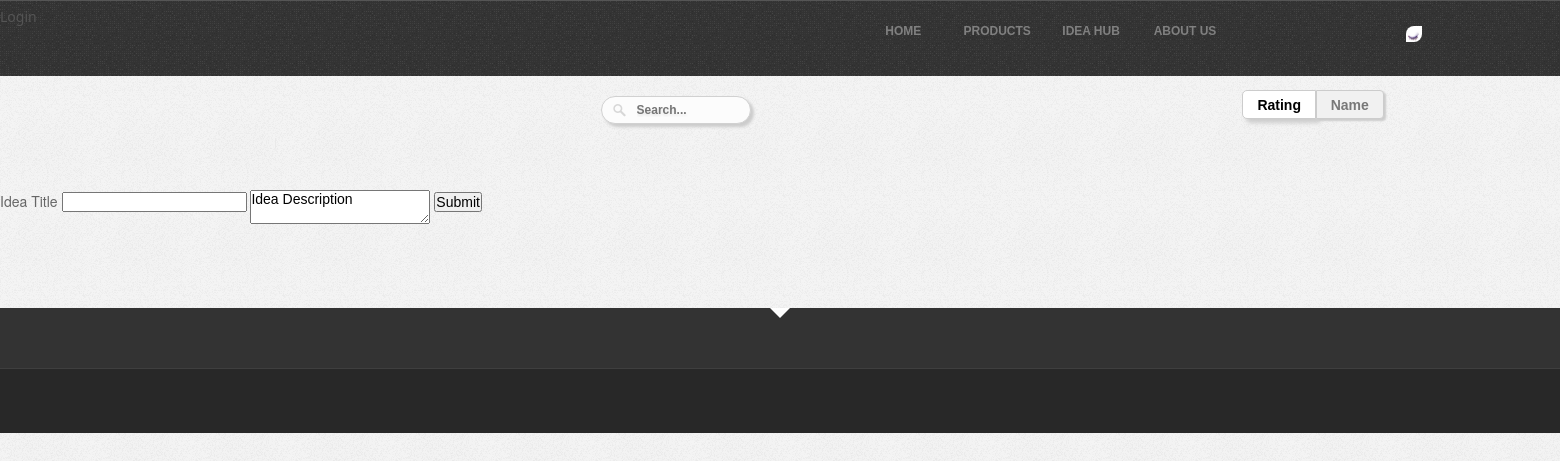
/idea_hub.php, run on an earlier commit of the app's database.
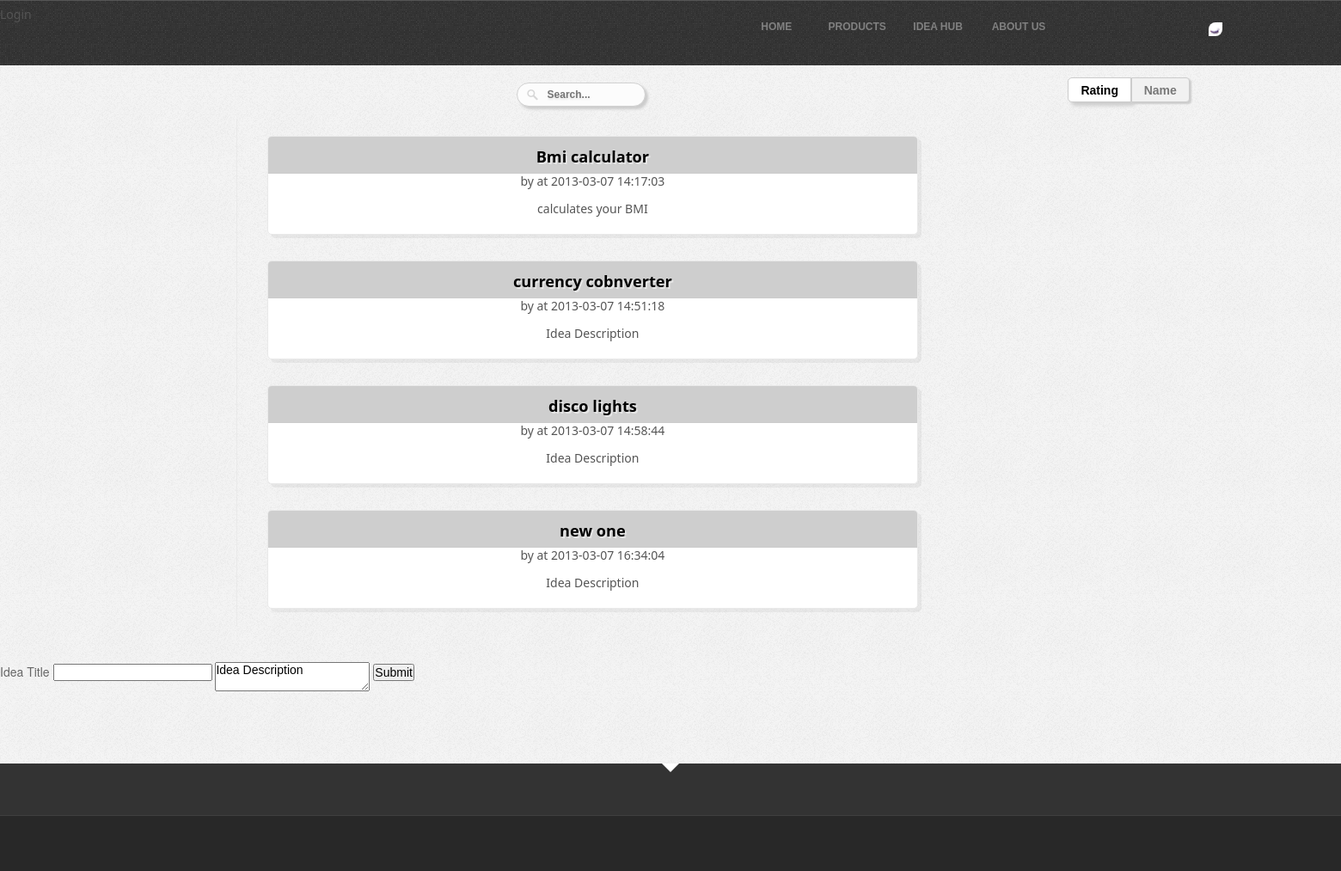
And on a later commit of the database.
### tables this page shows
CREATE TABLE IF NOT EXISTS `sp_ideas` (
  `idea_id` int(11) NOT NULL AUTO_INCREMENT,
  `idea_author_id` varchar(30) NOT NULL,
  `idea_title` varchar(200) NOT NULL,
  `idea_description` text NOT NULL,
  `idea_datetime` datetime NOT NULL,
  PRIMARY KEY (`idea_id`)
);

### includes/idea_hub_ideas.php (the view, shortened to what this page needs)
<link href="css/ui-lightness/jquery-ui-1.10.1.custom.css" rel="stylesheet">
<div id="filter_by_type">
    <form method="get" action="/search" id="search">
        <input name="q" type="text" size="40" placeholder="Search..."
               onfocus="this.placeholder = ''" onblur="this.placeholder = 'Search...'"
               id="search_box"
               style="-webkit-box-shadow: 3px 3px 3px #ccc;
               -moz-box-shadow: 3px 3px 3px #ccc;
               box-shadow: 3px 3px 3px #ccc;
               "/>
    </form>
</div>
<div id="radio">
    <form id="filter">
        <fieldset id="filter_by_sort">
            <input type="radio" id="radio4" name="sort" filters="sort" value="rating" checked="checked"/><label for="radio4"
                                                                                                                style="border-bottom-left-radius: 5px;
                                                                                                                border-top-left-radius: 5px;"
                                                                                                                >Rating</label>
            <input type="radio" id="radio5" name="sort" filters="sort" value="name"/><label for="radio5">Name</label>
        </fieldset>
</div>
<ul id="applications" class="image-grid clearfix ">
    <?php
    $query = "Select * from sp_ideas";
    $result = mysql_query($query);
    for ($i = 0; $row = mysql_fetch_array($result, MYSQL_NUM); $i++) {
        ?>
        <li data-id="id-<?php echo $i ?>" data-type="<?php echo 'idea' ?>">
            <a href="idea_desc.php?idea_id=<?php echo $row[0] ?>">
                <strong><?php echo $row[2] ?>
                </strong>
                <span class="idea_author">
                    by  <?php echo $row[1] ?>
                </span>
                <span class="idea_time">
                 at   <?php echo $row[4] ?>
                </span>
                <div class="product_desc"><?php echo $row[3] ?></span>
            </a>
        </li>
        <?php
    }
    ?>

### idea_hub.php (shortened to what this page needs)
<html lang="en">
    <head>
        <link rel="stylesheet" type="text/css" href="css/demo.css" />
        <link rel="stylesheet" type="text/css" href="css/demo.css" />
        <link rel="stylesheet" type="text/css" href="css/products_support_for_quicksand.css" />
        <link rel="stylesheet" type="text/css" href="css/style_alt.css" />
   </head>
<body>
	<?php include("includes/header.php");?>
    <div class="container">
	<?php   include("includes/idea_hub_ideas.php");  ?>
    </ul>
    <br/><br/><br/>
    <form action="handles/idea_handle.php" method="post">
        <label for="idea_title">Idea Title</label>
        <input type="text" name="idea_title" />
        <textarea name="idea">Idea Description</textarea>
        <input type="submit" name="idea_submit" />
    </form>
     </div>
    </body>
    	<?php 	include("includes/home_footer.php");	?>
    </html>

### includes/header.php (shortened to what this page needs)
<div class="header">
		<?php
		    include("page_slider.php");
		?>
		<div class="middle">
		    <ul>
			<li class="active"><a href="index.php"><div>Home</div></a></li>
			<li><a href="products.php"><div>Products</div></a></li>
			<li><a href="idea_hub.php"><div>Idea Hub</div></a></li>
			<li><a href="about.php"><div>About Us</div></a></li>
		    </ul>
		</div>
		<a id="inline" href="#login">Login</a>
        </div>

### includes/page_slider.php (shortened to what this page needs)
   <div id="slide_div">
<link rel="stylesheet" type="text/css" href="css/jquery.pageslide.css" />
	<div style="position: absolute;top:24px;left: 90%;z-index: 999;">
               <a href="includes/second.php" class="first">
	<img src="images/eye.gif" id=eyeimg>
	</a>
	</div>
   </div>

### includes/home_footer.php (shortened to what this page needs)
<footer id="footer">
			<div id="footer-top">
			</div>
			<div id="footer-bottom">
			</div>
		</footer>

### css/demo.css (style rules this page uses)
body { font-family: 'Open Sans Condensed','Arial Narrow', serif; background: #ddd url(../images/back2.gif) repeat top left; font-weight: 400; font-size: 15px; color: #333; -webkit-font-smoothing: antialiased; -moz-font-smoothing: antialiased; font-smoothing: antialiased; }
a { color: #555; text-decoration: none; }
.container { width: 100%; position: relative; margin-top:-20px; }
#footer { font-size: 13px; position: relative; background-color: #333; bottom: -84px; }
article, aside, details, figcaption, figure, footer, header, hgroup, nav, section { display: block; }
user agent stylesheetarticle, aside, footer, header, hgroup, nav, section { display: block; }
#footer::before { content: ''; border: 10px solid transparent; border-top-color: #fff; position: absolute; left: 50%; top: 0; margin-left: -10px; }
#footer-top { padding: 30px 0; color: #aaa; }
#footer-bottom { background-color: #282828; color: #aaa; border-top: 1px solid #3f3f3f; padding: 32px 0; }
body { font-family: "Helvetica Neue", Helvetica, Arial, sans-serif; font-size: 14px; }
body { line-height: 1.6em !important; color: #666; }
#eyeimg { padding: 2px; width: 20px; height: 20px; border-bottom-right-radius: 10px; border-top-left-radius: 10px; }

### css/products_support_for_quicksand.css (style rules this page uses)
* { margin:0; padding:0; }
body { color:#fcfcfc; font:14px/1.3 'Segoe UI',Arial, sans-serif; min-height: 930px; }
a, a:visited { text-decoration:none; outline:none; color:#6D6D6D; font-family: Calibri, Candara, Segoe, "Segoe UI", Optima, Arial, sans-serif; }
.image-grid { width: 1010px; }
.image-grid li { width: 128px; margin: 20px 0 0 35px; float: left; text-align: center; font-family: "Helvetica Neue",sans-serif; line-height: 17px; color: #686f74; height: 177px; overflow: hidden; }
.image-grid li img, .image-grid li strong { display: block; margin-left: auto; margin-right: auto; padding-top: 15px; }
.image-grid li strong { color: black; font-weight: bold; font-family: Calibri, Candara, Segoe, "Segoe UI", Optima, Arial, sans-serif; text-shadow: 0.1em 0.1em #E6E6E6; padding-top: 15px; padding-bottom: 10px; border-bottom: 1px solid #CCC; background: #CECECE; font-size: 1.3em; }
li strong { display: block; }
strong { font-weight: 400; color: #fff; text-shadow: rgba(255,255,255,0.85) 0 0 3px; }
.clearfix:after { content: "."; display: block; clear: both; visibility: hidden; line-height: 0; height: 0; }
.clearfix { display: inline-block; }
a { text-decoration: none; }
fieldset { border: 0px solid #c0c0c0; }

### css/style_alt.css (style rules this page uses)
.header { background-color: #333; background-image: url(images/noise.png); border-top: 1px solid #555; height: 76px; width: 100%; }
body, div, dl, dt, dd, ul, ol, li, h1, h2, h3, h4, h5, h6, pre, form, fieldset, input, textarea, p, blockquote, th, td { margin: 0; padding: 0; }
.middle { margin-left:auto; margin-right:auto; width:900px; padding-top: 5px; }
.middle ul li { display: inline; color: #CCC; cursor: pointer; }
.middle ul { float:right; }
.middle ul li a { text-decoration: none; color: #808080; height: 79px; width:90px; text-align: center; padding-top: 10px; display: inline-block; vertical-align: middle; font-family: Arial, Helvetica, sans-serif; font-size: 12px; font-weight: bold; text-transform: uppercase; margin-top: -10px; border-top: 4px solid #333; }
.middle ul li a div { padding-top:10px; }
*, *:after, *:before { -webkit-box-sizing: border-box; -moz-box-sizing: border-box; -ms-box-sizing: border-box; -o-box-sizing: border-box; box-sizing: border-box; padding: 0; margin: 0; }
.clearfix:after { content: ""; display: table; clear: both; }

What changed in the data, as far as the page shows it:
added sp_ideas: idea_title "Bmi calculator", idea_datetime "2013-03-07 14:17:03", idea_description "calculates your BMI"
added sp_ideas: idea_title "currency cobnverter", idea_datetime "2013-03-07 14:51:18", idea_description "Idea Description"
added sp_ideas: idea_title "disco lights", idea_datetime "2013-03-07 14:58:44", idea_description "Idea Description"
added sp_ideas: idea_title "new one", idea_datetime "2013-03-07 16:34:04", idea_description "Idea Description"
